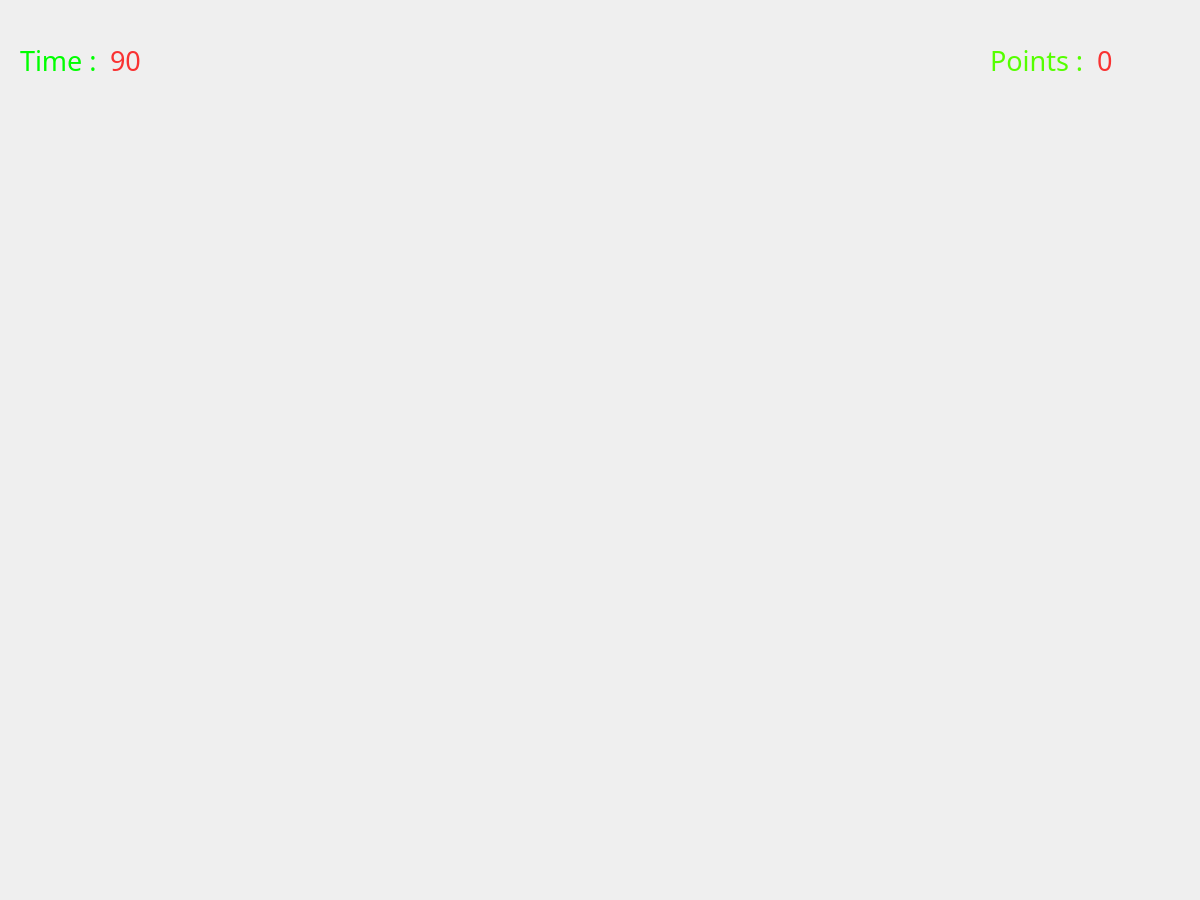
<?xml version="1.0" encoding="UTF-8"?>
<ui version="4.0">
 <class>jordan_mode</class>
 <widget class="QWidget" name="jordan_mode">
  <property name="geometry">
   <rect>
    <x>0</x>
    <y>0</y>
    <width>1200</width>
    <height>900</height>
   </rect>
  </property>
  <property name="windowTitle">
   <string>Form</string>
  </property>
  <widget class="QWidget" name="horizontalLayoutWidget">
   <property name="geometry">
    <rect>
     <x>20</x>
     <y>20</y>
     <width>171</width>
     <height>80</height>
    </rect>
   </property>
   <layout class="QHBoxLayout" name="horizontalLayout">
    <item>
     <widget class="QLabel" name="label">
      <property name="palette">
       <palette>
        <active>
         <colorrole role="WindowText">
          <brush brushstyle="SolidPattern">
           <color alpha="255">
            <red>0</red>
            <green>255</green>
            <blue>0</blue>
           </color>
          </brush>
         </colorrole>
        </active>
        <inactive>
         <colorrole role="WindowText">
          <brush brushstyle="SolidPattern">
           <color alpha="255">
            <red>0</red>
            <green>255</green>
            <blue>0</blue>
           </color>
          </brush>
         </colorrole>
        </inactive>
        <disabled>
         <colorrole role="WindowText">
          <brush brushstyle="SolidPattern">
           <color alpha="255">
            <red>160</red>
            <green>160</green>
            <blue>160</blue>
           </color>
          </brush>
         </colorrole>
        </disabled>
       </palette>
      </property>
      <property name="font">
       <font>
        <family>Small Fonts</family>
        <pointsize>20</pointsize>
        <weight>50</weight>
        <bold>false</bold>
       </font>
      </property>
      <property name="text">
       <string>Time : </string>
      </property>
     </widget>
    </item>
    <item>
     <widget class="QLabel" name="label_2">
      <property name="palette">
       <palette>
        <active>
         <colorrole role="WindowText">
          <brush brushstyle="SolidPattern">
           <color alpha="255">
            <red>249</red>
            <green>50</green>
            <blue>50</blue>
           </color>
          </brush>
         </colorrole>
        </active>
        <inactive>
         <colorrole role="WindowText">
          <brush brushstyle="SolidPattern">
           <color alpha="255">
            <red>249</red>
            <green>50</green>
            <blue>50</blue>
           </color>
          </brush>
         </colorrole>
        </inactive>
        <disabled>
         <colorrole role="WindowText">
          <brush brushstyle="SolidPattern">
           <color alpha="255">
            <red>160</red>
            <green>160</green>
            <blue>160</blue>
           </color>
          </brush>
         </colorrole>
        </disabled>
       </palette>
      </property>
      <property name="font">
       <font>
        <family>Small Fonts</family>
        <pointsize>20</pointsize>
       </font>
      </property>
      <property name="text">
       <string>90</string>
      </property>
     </widget>
    </item>
   </layout>
  </widget>
  <widget class="QWidget" name="horizontalLayoutWidget_2">
   <property name="geometry">
    <rect>
     <x>990</x>
     <y>20</y>
     <width>181</width>
     <height>80</height>
    </rect>
   </property>
   <layout class="QHBoxLayout" name="horizontalLayout_2">
    <item>
     <widget class="QLabel" name="label_3">
      <property name="palette">
       <palette>
        <active>
         <colorrole role="WindowText">
          <brush brushstyle="SolidPattern">
           <color alpha="255">
            <red>85</red>
            <green>255</green>
            <blue>0</blue>
           </color>
          </brush>
         </colorrole>
        </active>
        <inactive>
         <colorrole role="WindowText">
          <brush brushstyle="SolidPattern">
           <color alpha="255">
            <red>85</red>
            <green>255</green>
            <blue>0</blue>
           </color>
          </brush>
         </colorrole>
        </inactive>
        <disabled>
         <colorrole role="WindowText">
          <brush brushstyle="SolidPattern">
           <color alpha="255">
            <red>160</red>
            <green>160</green>
            <blue>160</blue>
           </color>
          </brush>
         </colorrole>
        </disabled>
       </palette>
      </property>
      <property name="font">
       <font>
        <family>Small Fonts</family>
        <pointsize>20</pointsize>
        <kerning>true</kerning>
       </font>
      </property>
      <property name="text">
       <string>Points : </string>
      </property>
     </widget>
    </item>
    <item>
     <widget class="QLabel" name="label_4">
      <property name="palette">
       <palette>
        <active>
         <colorrole role="WindowText">
          <brush brushstyle="SolidPattern">
           <color alpha="255">
            <red>249</red>
            <green>50</green>
            <blue>50</blue>
           </color>
          </brush>
         </colorrole>
        </active>
        <inactive>
         <colorrole role="WindowText">
          <brush brushstyle="SolidPattern">
           <color alpha="255">
            <red>249</red>
            <green>50</green>
            <blue>50</blue>
           </color>
          </brush>
         </colorrole>
        </inactive>
        <disabled>
         <colorrole role="WindowText">
          <brush brushstyle="SolidPattern">
           <color alpha="255">
            <red>160</red>
            <green>160</green>
            <blue>160</blue>
           </color>
          </brush>
         </colorrole>
        </disabled>
       </palette>
      </property>
      <property name="font">
       <font>
        <family>Small Fonts</family>
        <pointsize>20</pointsize>
       </font>
      </property>
      <property name="text">
       <string>0</string>
      </property>
     </widget>
    </item>
   </layout>
  </widget>
 </widget>
 <resources/>
 <connections/>
</ui>
